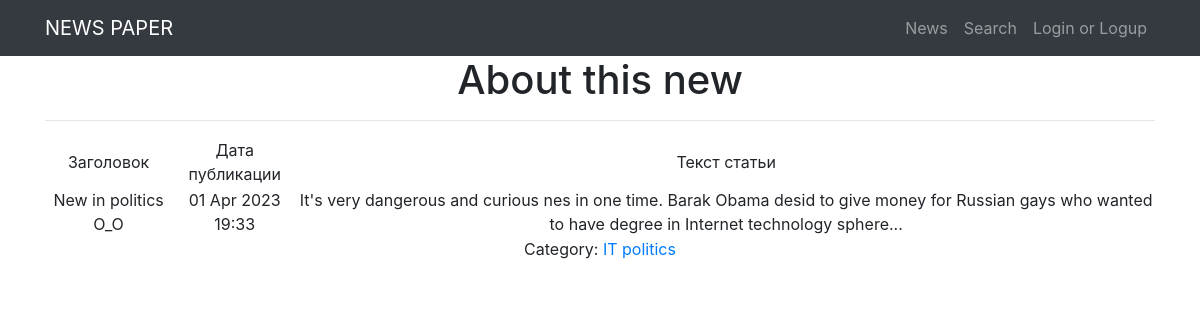
Screenshot of /news/10 with the database file from the repository.
### News/models.py (models this page shows, shortened)
class Post(models.Model):
    article = 'AR'
    new = 'NW'
    TYPES = [
        (article, 'Статья'),
        (new, 'Новость')
    ]
    type = models.CharField(max_length=2, choices=TYPES, default=article)
    time_post = models.DateTimeField(auto_now_add=True)
    name = models.CharField(max_length=122)
    text_post = models.TextField()
    rating_post = models.IntegerField(default=0)
    authors = models.ForeignKey(Author, on_delete=models.CASCADE)
    categories = models.ManyToManyField(Category, through='PostCategory')

class Category(models.Model):
    category = models.CharField(max_length=64, unique=True)
    subscribers = models.ManyToManyField(User, blank=True)

### News/views.py (the view)
# urls.py: path('<int:pk>', NewDetail.as_view(), name='new'),
class NewDetail(DetailView):
    model = Post
    template_name = 'flatpages/new.html'
    context_object_name = 'new'
    queryset = Post.objects.all()
    def get_object(self, *args, **kwargs):  # переопределяем метод получения объекта, как ни странно
        obj = cache.get(f'post-{self.kwargs["pk"]}', None)
        if not obj:
            obj = super().get_object(queryset=self.queryset)
            cache.set(f'post-{self.kwargs["pk"]}', obj)
        return obj

### templates/flatpages/new.html (shortened to what this page needs)
{% extends 'flatpages/default.html' %}
{% load custom_filters %}
{% block content %}
    <h1>About this new</h1>
    <hr>
        <table>
            <tr>
                <td>
                    Заголовок
                </td>
                <td>
                    Дата публикации
                </td>
                <td>
                    Текст статьи
                </td>
            </tr>
            <tr>
                <td>
                    {{ new.name|Censor }}
                </td>
                <td>
                    {{ new.time_post|date:'d M Y H:i' }}
                </td>
                <td>
                    {{ new.text_post|Censor }}
                </td>
            </tr>
        </table>
    Category:
    {% for c in new.categories.values %}
        <a href="{% url 'category' c.id %}">{{ c.category }}</a>
    {% endfor %}
{% endblock content %}

### rows the page displays
Post: name|Censor "New in politics O_O", time_post "01 Apr 2023 19:33", text_post|Censor "It's very dangerous and curious nes in one time. Barak Obama desid to give money for Russian gays who wanted to have degree in Internet technology sphere..."
Category: category "IT"
Category: category "politics"
